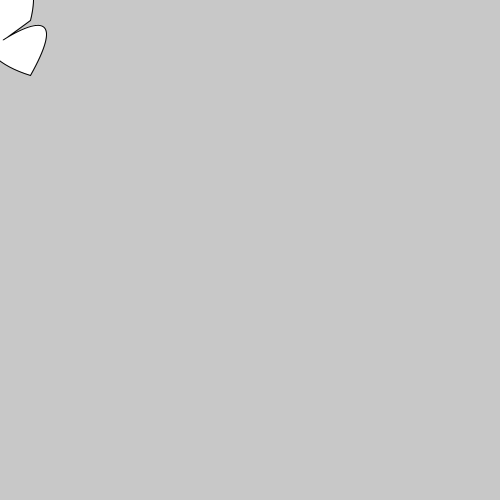
Frame 1 (no input)
Frame 60 (the mouse pressed at the canvas centre just before this capture): identical to frame 1, image omitted
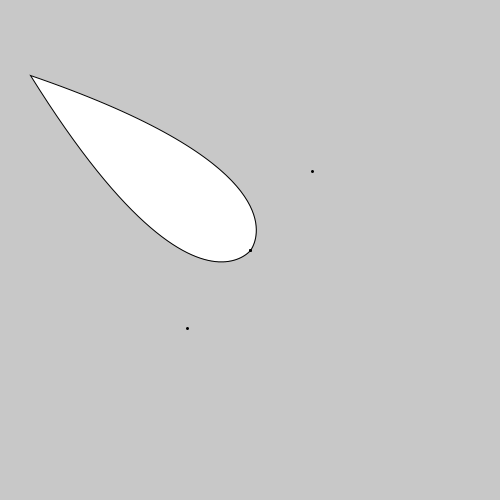
Frame 120 (the mouse held since frame 60 and released just before this capture)

The Processing sketch that drew these frames (run headless with seeded random() and noise(); from frame 60 on, the mouse is pressed at the canvas centre):

// Processing sketch: BesierVertexs5
// ── BesierVertexs5.pde

float c = 0.1;

float ww= 100;

float dt = 10.0;

//bezier 1
PVector a1 = new PVector(80, 0);
PVector b1 = new PVector(80, 75);
PVector start = new PVector(30, 20);

//bezier 2
PVector a2 = new PVector(50, 80);
PVector b2 = new PVector(60, 25);
PVector end = new PVector(30, 75);

PVector a = new PVector(0,0);
PVector b = new PVector(0,0);

PVector v1 = new PVector(0,0);
PVector v2 = new PVector(0,0);

void setup(){
size(500,500);
smooth();

}

void draw(){
background(200);
/*
a.x = (2.0*start.x +     end.x)/3.0; a.y = (2.0*start.y +     end.y)/3.0;
b.x = (    start.x + 2.0*end.x)/3.0; b.y = (    start.y + 2.0*end.y)/3.0;
*/

v1.set(a); v1.sub(start); v1.normalize();
v2.set(b); v2.sub(a);     v2.normalize();
v1.add(v2); v1.normalize();
v1.mult(ww);
a1.set(a); a1.add(v1.y,-v1.x,0);
a2.set(a); a2.sub(v1.y,-v1.x,0);

v1.set(b);   v1.sub(a); v1.normalize();
v2.set(end); v2.sub(b); v2.normalize();
v1.add(v2); v1.normalize();
v1.mult(ww);
b1.set(b); b1.add(v1.y,-v1.x,0);
b2.set(b); b2.sub(v1.y,-v1.x,0);


strokeWeight(1);
beginShape();
vertex(start.x, start.y);
bezierVertex(a1.x, a1.y,  b1.x, b1.y,    end.x, end.y);
bezierVertex(b2.x, b2.y,  a2.x, a2.y,    start.x, start.y);
endShape();

//bezier(start.x,start.y,  a.x, a.y,     b.x, b.y,          end.x,end.y );
strokeWeight(3);
point (a1.x,a1.y);
point (b1.x,b1.y);
point (a2.x,a2.y);
point (b2.x,b2.y);

//point (a.x,a.y);

};

void mouseDragged(){end.x=mouseX; end.y=mouseY;};
void mousePressed(){start.x=mouseX; start.y=mouseY;
a.set(start); b.set(start);
};
